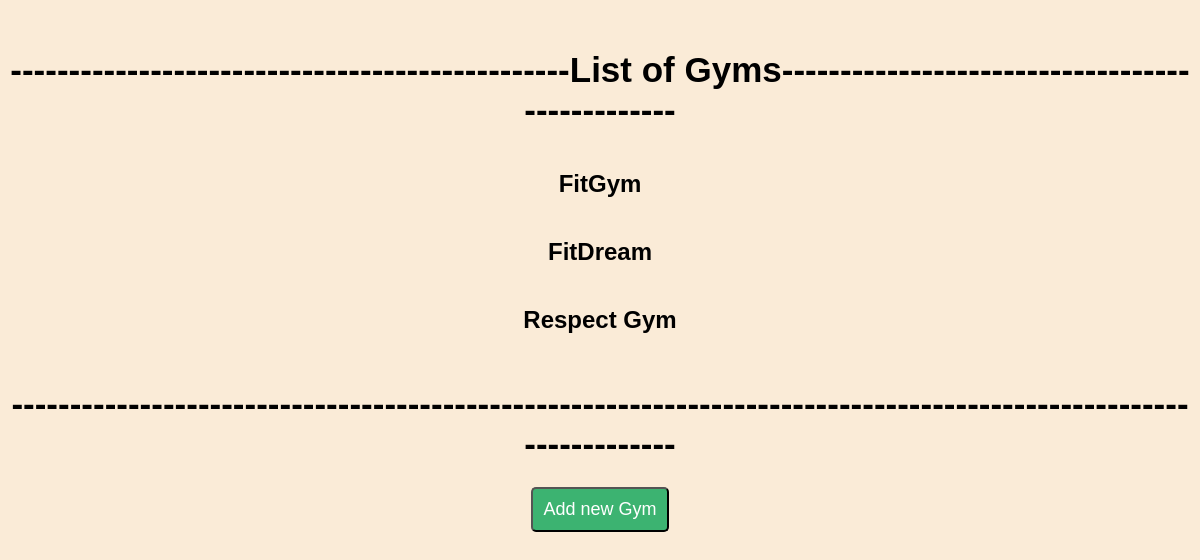
The page / on the database its author committed.
### reservations/models.py (models this page shows, shortened)
class Gym(models.Model):
    name = models.CharField(max_length=30)
    town = models.CharField(max_length=30)
    description = models.CharField(max_length=100)
    entry = models.IntegerField()

### reservations/views.py (the view)
# urls.py: path('',views.index,name = 'index'),
def index(request):
    gyms = Gym.objects.all()
    return render(request,'reservations/index.html',{'gyms':gyms})

### templates/reservations/index.html (shortened to what this page needs)
<html>
<body>
    <h1>------------------------------------------------List of Gyms------------------------------------------------</h1>
    {% for gym in gyms%}
        <h2><a href="{% url 'gym' gym.id %}">{{gym.name}}</a></h2>
    {% endfor%}
</body>
<h1>------------------------------------------------------------------------------------------------------------------</h1>
<a href="{% url 'gym_add'%}"><button type="button">Add new Gym</button></a>
</html>

### templates/reservations/index.html (style rules this page uses)
body { background-color: #FAEBD7; font-family: Arial, sans-serif; }
h1 { font-size: 35px; text-align: center; margin-top: 50px; }
h2 { margin-top: 40px; text-align: center; }
a { text-decoration: none; color: black; }
button { background-color: #3CB371; color: white; padding: 10px 10px; border-radius: 5px; font-size: 18px; display: block; margin: auto; }

### rows shown on the page
Gym: name "FitGym"
Gym: name "FitDream"
Gym: name "Respect Gym"
